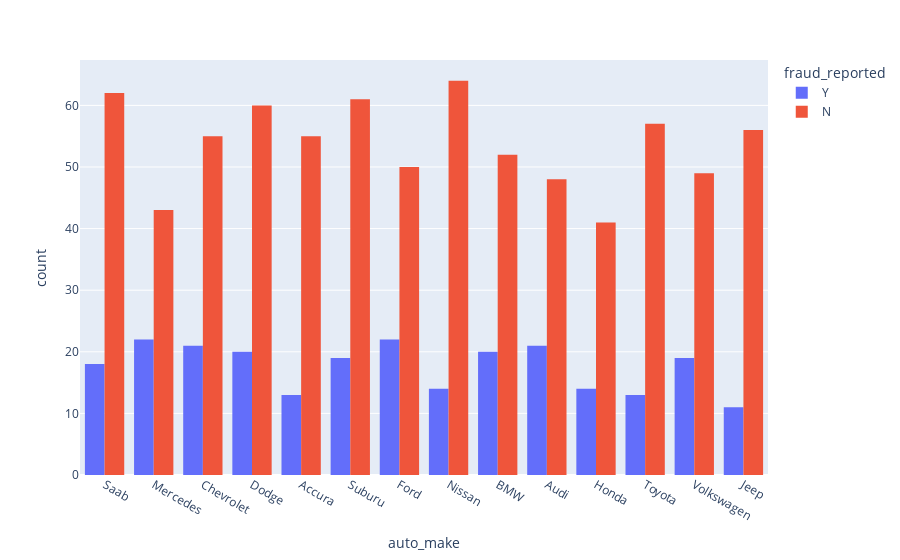

Source (notebook cell):
### Markdown cell above
Observation: 25% claims were detected as Fraud while 75% claims are not Fraud.

### Code cell
px.histogram(data, x="auto_make", color="fraud_reported", barmode='group')

### Figure 1 — Plotly figure (JSON) as saved in the notebook; plotly's stock layout.template omitted (floating-point values rounded to 4 significant figures; data arrays with more than 128 entries replaced by an {"elided": "..."} marker saying what was removed)
{"data": [{"alignmentgroup": "True", "bingroup": "x", "hovertemplate": "fraud_reported=Y<br>auto_make=%{x}<br>count=%{y}<extra></extra>", "legendgroup": "Y", "marker": {"color": "#636efa", "pattern": {"shape": ""}}, "name": "Y", "offsetgroup": "Y", "orientation": "v", "showlegend": true, "type": "histogram", "x": {"elided": "247 str values"}, "xaxis": "x", "yaxis": "y"}, {"alignmentgroup": "True", "bingroup": "x", "hovertemplate": "fraud_reported=N<br>auto_make=%{x}<br>count=%{y}<extra></extra>", "legendgroup": "N", "marker": {"color": "#EF553B", "pattern": {"shape": ""}}, "name": "N", "offsetgroup": "N", "orientation": "v", "showlegend": true, "type": "histogram", "x": {"elided": "753 str values"}, "xaxis": "x", "yaxis": "y"}], "layout": {"barmode": "group", "legend": {"title": {"text": "fraud_reported"}, "tracegroupgap": 0}, "margin": {"t": 60}, "xaxis": {"anchor": "y", "domain": [0, 1], "title": {"text": "auto_make"}}, "yaxis": {"anchor": "x", "domain": [0, 1], "title": {"text": "count"}}}}
